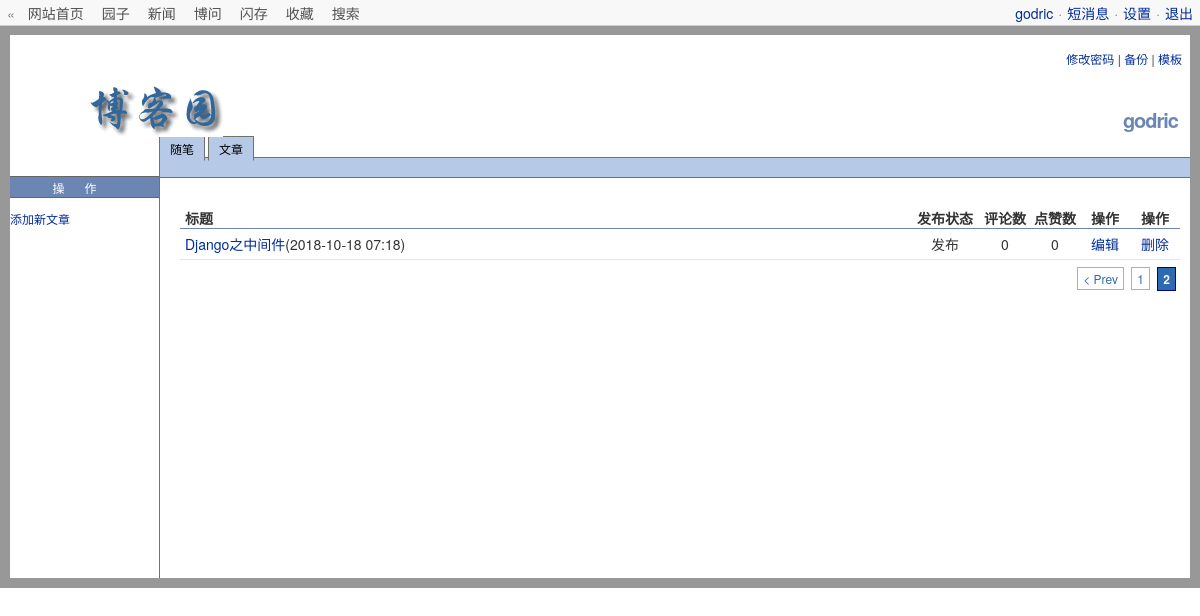
/blog_backend/?page=2 (signed in), run on the app's committed database.
### blog/models.py (models this page shows, shortened)
class UserInfo(AbstractUser):
    nid = models.AutoField(primary_key=True)
    username = models.CharField(max_length=12,unique=True)
    telephone = models.CharField(max_length=11, null=True, unique=True)
    avatar = models.FileField(upload_to='avatars/', default='/avatars/default.jpg')
    create_time = models.DateTimeField(verbose_name='创建时间', auto_now_add=True)
    blog = models.OneToOneField(to='Blog', to_field='nid', null=True,on_delete=models.CASCADE)

class Article(models.Model):
    nid = models.AutoField(primary_key=True)
    title = models.CharField(max_length=50, verbose_name='文章标题')
    desc = models.CharField(max_length=50, verbose_name='文章描述')
    create_time = models.DateTimeField(verbose_name='创建时间', auto_now_add=True)
    content = models.TextField()
    comment_count = models.IntegerField(default=0)
    up_count = models.IntegerField(default=0)
    down_count = models.IntegerField(default=0)
    user = models.ForeignKey(verbose_name='作者', to='UserInfo', to_field='nid', on_delete=models.CASCADE)
    category = models.ForeignKey(to='Category', to_field='nid', null=True, on_delete=models.CASCADE)
    tags = models.ManyToManyField(to='Tag', through='Article2Tag', through_fields=('article', 'tag'))

### blog/views.py (the view)
# urls.py: path('blog_backend/', views.blog_backend),
@login_required
def blog_backend(request):
    user = request.user
    article_list = models.Article.objects.filter(user=user).all()
    paginator = Paginator(article_list, 5)
    current_page_num = int(request.GET.get('page', 1))  # 当前页
    if current_page_num - 5 < 1:
        page_range = range(1, paginator.num_pages + 1)
    elif current_page_num + 5 > paginator.num_pages:
        page_range = range(paginator.num_pages - 10, paginator.num_pages + 1)
    else:
        page_range = range(current_page_num - 5, current_page_num + 6)
    try:
        current_page_data = paginator.page(current_page_num)  # 当前页数据
    except EmptyPage as e:
        current_page_data = paginator.page(1)
    except PageNotAnInteger as e:
        current_page_data = paginator.page(1)
    return render(request, 'blog_backend.html', locals())

### templates/blog_backend.html (shortened to what this page needs)
<!DOCTYPE html>
<html lang="en">
<head>
    <link rel="stylesheet" href="/static/blog/bootstrap-3.3.7/css/bootstrap.css">
    <link rel="stylesheet" href="/static/blog/css/blog_backend.css">
</head>
<body>
<div id="top_nav">
    <div id="left">
        « <a href="http://127.0.0.1:8000/index/">网站首页</a><a href="#">园子</a><a href="#">新闻</a><a
            href="#">博问</a><a href="#">闪存</a><a href="#">收藏</a><a
            href="#">搜索</a>
    </div>
    <div id="right"><a id="user_nav_blog_link" href="/{{ request.user.username }}">{{ request.user.username }}</a>·<a
            href="#">短消息</a>·<a href="#">设置</a>·<a href="/logout/">退出</a></div>
</div>
<div id="main" class="clearfix">
    <div id="Header">
        <div id="SiteNav"><a href="#">修改密码</a>&nbsp;|&nbsp;<a
                href="#">备份</a>&nbsp;|&nbsp;<a href="#">模板</a>
        </div>
        <div id="BlogTitle"><a id="BlogTitleLink"
                               href="/{{ request.user.username }}">{{ request.user.username }}</a>
        </div>
        <div id="SiteTitle">
            <a id="TitleLink" href="#"><img src="/static/blog/img/adminlogo.gif"
                                            alt=""></a>
        </div>
    </div>
    <div id="main_body">
        <div id="main_wrap">
            <div id="main_container">
                <div id="tab_nav">
                    <ul>
                        <li><a id="TabPosts" href="#" class="current_nav">随笔</a></li>
                        <li><a id="TabPosts" href="#" class="current_nav">文章</a></li>
                    </ul>
                </div>
                <div id="sub_nav">
                </div>
                {% block content %}
                    <div id="content_area">
                        <div id="post_list">
                            <table cellspacing="0" cellpadding="0" border="0">
                                <tbody>
                                <tr>
                                    <th class="post-title">标题</th>
                                    <th class="publish-status">发布状态</th>
                                    <th>评论数</th>
                                    <th>点赞数</th>
                                    <th>操作</th>
                                    <th>操作</th>
                                </tr>
                                {% for article in current_page_data %}
                                    <tr id="post-row">
                                        <td class="post-title"><a
                                                href="/{{ request.user.username }}/articles/{{ article.pk }}"
                                                id="post_title_link">{{ article.title }}</a>({{ article.create_time|date:"Y-m-d H:i" }})
                                        </td>
                                        <td>发布</td>
                                        <td>{{ article.comment_count }}</td>
                                        <td>{{ article.up_count }}</td>
                                        <td><a href="/{{ article.pk }}/editor/">编辑</a></td>
                                        <td><a href="/{{ article.pk }}/delete/">删除</a></td>
                                    </tr>
                                {% endfor %}
                                </tbody>
                            </table>
                        </div>
                        <div class="pager">
                            {% if current_page_data.has_previous %}
                                <a href="?page={{ current_page_data.previous_page_number }}"><span><&nbsp;Prev</span></a>
                            {% else %}
                                <a style="display:none;"><span><&nbsp;Prev</span></a>
                            {% endif %}
                            {% for item in page_range %}
                                {% if current_page_num == item %}
                                    <a href="?page={{ item }}" class="p_1 current">{{ item }}</a>
                                {% else %}
                                    <a href="?page={{ item }}">{{ item }}</a>
                                {% endif %}
                            {% endfor %}
                        </div>
                    </div>
                {% endblock %}
            </div>
        </div>
        <div id="left_container">
            <div id="left_nav">
                <h2>操作</h2>
                <ul>
                    <li><a href="/add_article/">添加新文章</a></li>
                </ul>
            </div>
        </div>
    </div>
</div>
</body>
</html>

### static/blog/css/blog_backend.css (style rules this page uses)
* { margin: 0; padding: 0; }
#top_nav { background: none repeat scroll 0 0 #f8f8f8; border-bottom: 1px solid #ccc; left: 0; top: 0; right: 0; position: absolute; margin: auto; color: gray; height: 26px; line-height: 26px; padding-left: 5px; padding-right: 5px; }
#top_nav #left { float: left; margin-left: 2px; }
#top_nav #right { float: right; margin-right: -3px; }
#top_nav #right a { margin-left: 5px; margin-right: 5px; }
#top_nav a { text-decoration: none; }
a { background-color: transparent; }
#top_nav #left a:link, #top_nav #left a:active, #top_nav #left a:visited { color: #515151; }
#top_nav #left a { margin-left: 9px; margin-right: 9px; }
div#Header { margin: 0; padding: 0; vertical-align: top; }
div#SiteNav { font-size: 12px; padding: 15px 8px; text-align: right; }
#BlogTitle { clear: none; color: #333333; float: right; font-size: 20px; font-weight: bold; letter-spacing: -1px; margin-right: 8px; padding: 4px; position: relative; text-align: right; top: 30px; z-index: 10; background: inherit; padding-bottom: 20px; margin-top: -10px; }
div#BlogTitle a:link, div#BlogTitle a:visited { color: #6B86B3; background: inherit; }
a:link, a:visited, a:active { color: #002C99; text-decoration: none; background: inherit; }
#SiteTitle { clear: none; color: #333333; font-size: 26px; font-weight: bold; padding: 4px; background: inherit; padding-bottom: 40px; padding-left: 80px; height: 50px; }
a:link { color: #002C99; text-decoration: none; background: inherit; }
#main { border: 10px solid rgba(102, 102, 102, 0.67); background-color: #fff; color: #333; margin-top: 25px; }
#left_nav h2 { font-weight: normal; color: #fff; border-bottom: 1px solid #666; border-top: 1px solid #666; background-color: #6b86b3; text-align: center; padding: 0; letter-spacing: 20px; height: 22px; line-height: 22px; font-size: 12px; }
#left_nav ul { list-style: none; }
#left_container { width: 150px; float: left; margin-top: 24px; border-right: 1px solid #6f736d; margin-right: -1px; font-size: 12px; }
#left_container ul li { line-height: 22px; word-wrap: break-word; }
a:link, a:visited, a:active { color: #002c99; text-decoration: none; }
#main_wrap { margin-left: -150px; float: right; width: 100%; padding-top: 0; margin-top: 8px; }
#main_body { height: 100%; width: 100%; }
#main_container { margin-left: 150px; }
#tab_nav { font-size: 12px; padding: 0; border-bottom: 1px solid #6f736d; margin-left: -1px; }
#tab_nav ul { float: left; margin-bottom: -1px; list-style: none; }
#tab_nav li { float: left; margin-right: 3px; padding-bottom: 1px; }
#content_area { padding: 10px; min-height: 400px; border-left: 1px solid #6f736d; margin-left: -1px; }
#sub_nav { background-color: #b6c9e7; border-top: 0 solid #6f736d; border-bottom: 1px solid #6f736d; padding: 0 10px; height: 20px; top: 10px; }
#post_list table th.post-title { width: auto; padding-left: 5px; }
#post_list .post-title { text-align: left; }
#post_list table th { font-weight: bold; color: inherit; border-bottom: 1px solid #6b86b3; width: 50px; text-align: center; }
#post_list table th.publish-status { width: 70px; }
#post_list td { padding: 5px; border-bottom: 1px solid #e6e6e6; height: 22px; }
#post_list td { padding: 5px; text-align: center; border-bottom: 1px solid #e6e6e6; height: 22px; }
#post_list { margin-top: 20px; margin-left: 10px; }
.pager { font-size: 12px; margin: 10px 0; text-align: right; color: #2e6ab1; }
.pager .current { background-color: #2e6ab1; border: 1px solid navy; color: #fff; font-weight: bold; margin-right: 4px; padding: 2px 5px; }
#tab_nav li a { background-color: #b6c9e7; border-color: #6f736d #6f736d #b6c9e7 #6f736d; border-style: solid; border-width: 1px; color: #000; letter-spacing: 0; margin: 0; padding: 3px 10px; }
tbody { display: table-row-group; vertical-align: middle; border-color: inherit; }
table { border-collapse: collapse; border-spacing: 0; }
table { width: 100%; background-color: transparent; }
.pager a { border: 1px solid #9aafe5; color: #2e6ab1; margin: 0 2px; padding: 2px 5px; text-decoration: none; }

### data on the page
UserInfo: user.username "godric"
Article: title "Django之中间件", create_time "2018-10-18 07:18", comment_count "0", up_count "0"

### other printed values
{{ item }} "1"
{{ item }} "2"
